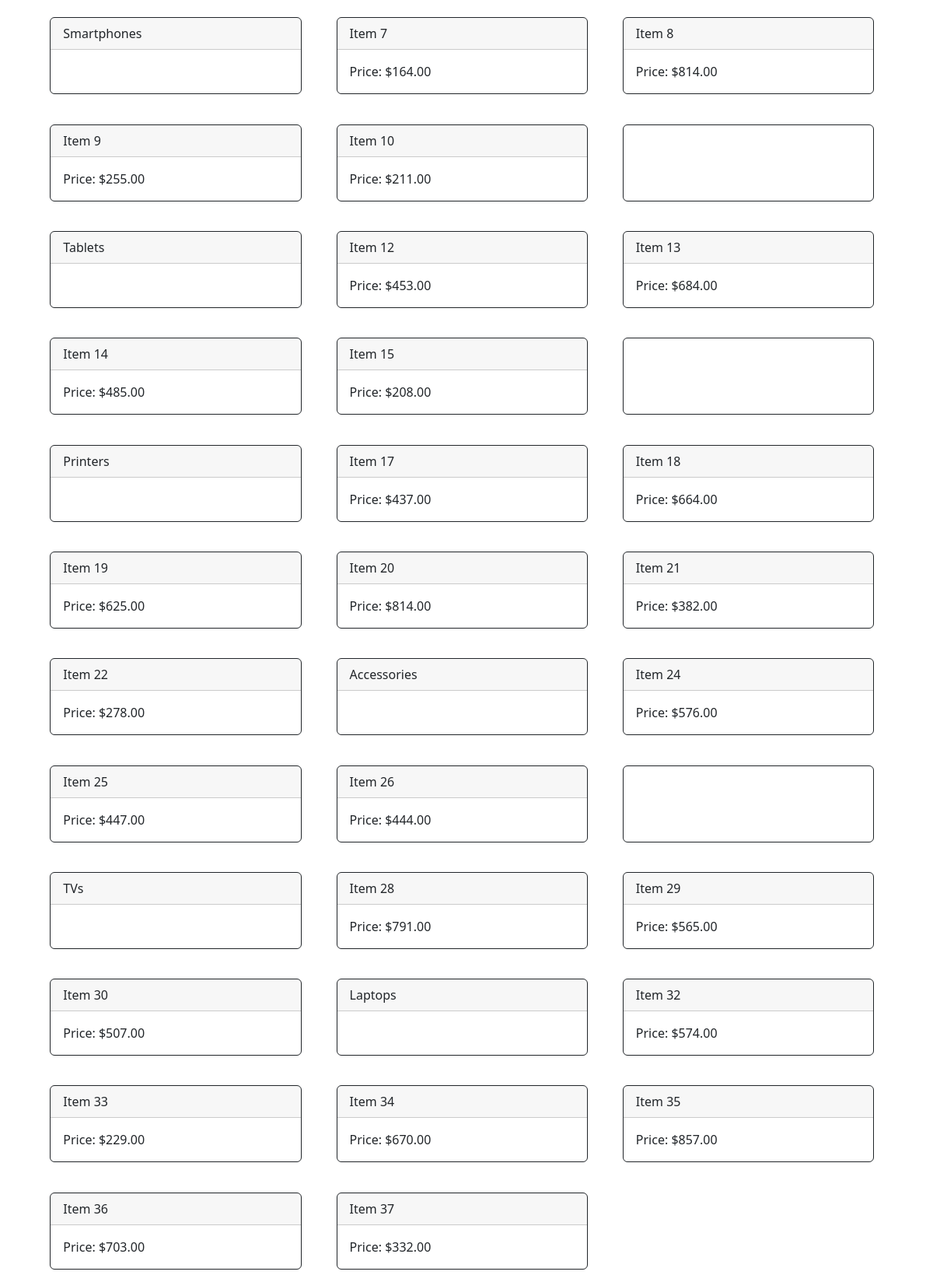
The page / on the database its author committed.
### tables this page shows
CREATE TABLE `items` (
  `id` int(11) DEFAULT NULL,
  `item_name` varchar(255) DEFAULT NULL,
  `category_id` int(11) DEFAULT NULL,
  `price` float DEFAULT NULL
);

### classes/Database.php (called while the page is built, shortened)
<?php
class Database
{
    static function get_data(): array
    {
        $data = [];
        $connection = mysqli_connect("localhost", "root", "", "isdigi_items");
        $categories = Database::get_categories();
        if ($connection) {
            foreach ($categories as $category) {
                $category_id = $category[0];
                $category_name = $category[1];
                $category_data = mysqli_fetch_all(mysqli_query($connection, "SELECT items.item_name, items.price
                                                                    FROM items INNER JOIN categories
                                                                    ON items.category_id = categories.id
                                                                    WHERE items.category_id = $category_id"));
                $data[$category_name] = $category_data;
            }
        }
        return $data;
    }
    static function get_categories(): array
    {
        $connection = mysqli_connect("localhost", "root", "", "isdigi_items");
        if ($connection) {
            $categories = mysqli_fetch_all(mysqli_query($connection, "SELECT * FROM categories"));
        }
        return $categories;
    }
}

### views/items.php (the view, shortened to what this page needs)
<?php
$data = Database::get_data();
$item_number = 0;
foreach ($data as $category => $items) :
    if ($item_number % 3 == 2 && $item_number !== 0) {
        echo ("
        <div class='card border-dark mb-3' style='max-width: 18rem;'>
            <div class='card-body text-dark'>
            </div>
        </div>");
        $item_number += 1;
    }
    echo ("
        <div class='card border-dark mb-3' style='max-width: 18rem;'>
            <div class='card-header'>{$category}</div>
            <div class='card-body text-dark'>
            </div>
        </div>");
    $item_number += 1;
    foreach ($items as $item) :
        echo ("
        <div class='card border-dark mb-3' style='max-width: 18rem;'>
            <div class='card-header'>{$item[0]}</div>
            <div class='card-body text-dark'>
            Price: \${$item[1]}.00
            </div>
        </div>");
        $item_number += 1;
    endforeach;
endforeach;

### index.php (shortened to what this page needs)
<?php
require("./classes/Database.php");
?>
<!DOCTYPE html>
<html lang="en">
<head>
    <link href="https://cdn.jsdelivr.net/npm/bootstrap@5.2.1/dist/css/bootstrap.min.css" rel="stylesheet">
    <link rel="stylesheet" href="style.css">
</head>
<body>
    <div class="container parent">
        <?php include("./views/items.php"); ?>
    </div>
</body>
</html>

### style.css (style rules this page uses)
.parent { display: flex; flex-wrap: wrap; }
.card { min-width: 29%; box-sizing: border-box; margin: 2%; }

### rows shown on the page
items: item_name "Item 7", price "164"
items: item_name "Item 8", price "814"
items: item_name "Item 9", price "255"
items: item_name "Item 10", price "211"
items: item_name "Item 12", price "453"
items: item_name "Item 13", price "684"
items: item_name "Item 14", price "485"
items: item_name "Item 15", price "208"
items: item_name "Item 17", price "437"
items: item_name "Item 18", price "664"
items: item_name "Item 19", price "625"
items: item_name "Item 20", price "814"
items: item_name "Item 21", price "382"
items: item_name "Item 22", price "278"
items: item_name "Item 24", price "576"
items: item_name "Item 25", price "447"
items: item_name "Item 26", price "444"
items: item_name "Item 28", price "791"
items: item_name "Item 29", price "565"
items: item_name "Item 30", price "507"
items: item_name "Item 32", price "574"
items: item_name "Item 33", price "229"
items: item_name "Item 34", price "670"
items: item_name "Item 35", price "857"
items: item_name "Item 36", price "703"
items: item_name "Item 37", price "332"

### other values the page prints
$category "Smartphones"
$category "Tablets"
$category "Printers"
$category "Accessories"
$category "TVs"
$category "Laptops"
